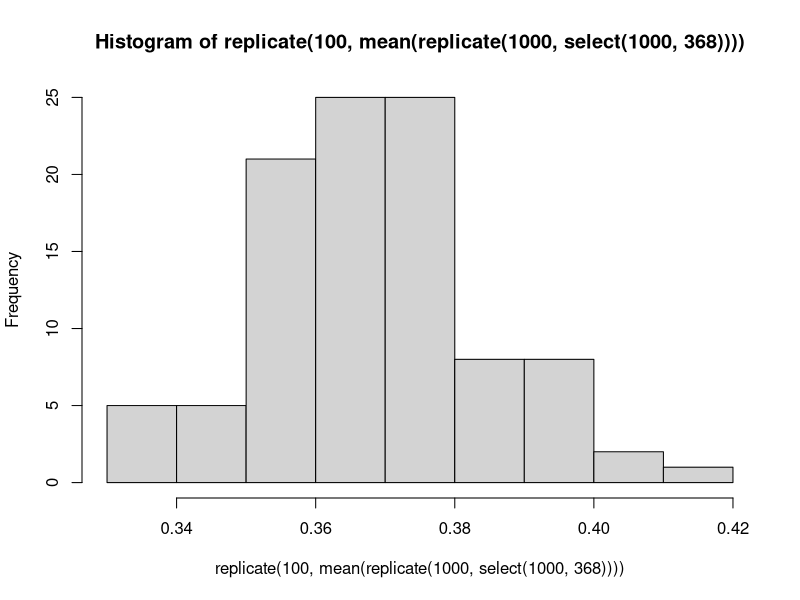
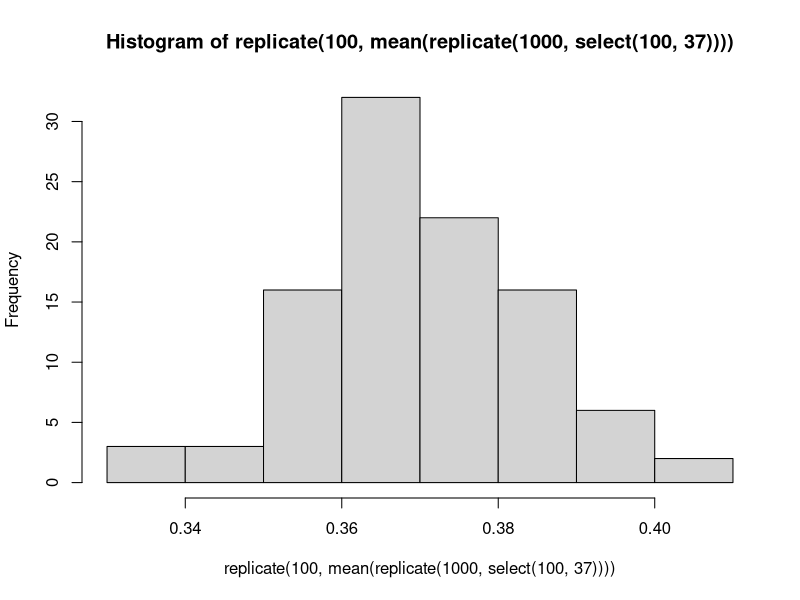

Recreate these plots in R, in order.
# select with while ################

# nは候補者全体数．rは観察数
# アルゴリズムは以下の通り
# r人までは選ばず最大値だけ記憶する，
# r+1人目以降にその最大値を超えた最初の人を選ぶ


select <- function(n, r){
  applicants <- runif(n) # n人を数値化
  candidate <- max(applicants[1:r]) #r人までの暫定1位
  if(candidate == max(applicants)){
    selected <- 0
  }#最初のr人に1位が入ればreturnが0になる
  s <- r + 1 #whileループ用カウンタ
  if(applicants[s] > candidate) {
    selected <- applicants[s] #サーチ最初で超えたら代入
  } else {
    selected <- 0
    while(candidate != max(applicants) & applicants[s] < candidate & s<=n){
      s <- s+1
      selected <- applicants[s]# candidateよりもいい人をselectedに記録
    }#while ends
  }#if else ends
  if(selected == max(applicants)){1}else{0}# selectedの最初が1位か判定
}#return is 0 or 1


#動作確認
select(10,3)

# 1000回繰り返して確率を計算
mean(replicate(1000,select(10,3)))

mean(replicate(1000,select(100,37)))

# 平均（成功確率）の分布
hist(
  replicate(100, mean(replicate(1000,select(1000,368))))
)



# select with for  #######
# while ではなくfor文を使うときこちらを使う．
# candidateを超えた2人目などの変則的なアルゴリズムの確認用

select <- function(n, r){
	applicants <- runif(n) # n人を数値化
	candidate <- max(applicants[1:r]) #r人までの暫定1位
	if(candidate == max(applicants)){
		0 #最初のr人に1位が入れば終了
	}else{
		selected <- c()
		s <- r + 1 #サーチ開始位置
		for(i in s:n){
			if(candidate < applicants[i]){
				selected <- append(selected, applicants[i])
			}# candidateよりもいい人をselectedに記録
		}# for roop ends here 
		if(selected[1] == max(applicants)){1}else{0}
		# selectedの最初が1位か判定
		# selected[2] などとすれば2人目を選ぶ
		#　ただし2人目以降が空の場合もあるので要調整
	}
} #return is 0 or 1

hist(
	replicate(100, mean(replicate(1000,select(100,37))))
)



# select.print with while  ################
# printデバッグ用

select.print <- function(n, r){
  applicants <- runif(n) # n人を数値化
  print(c("applicants=", applicants))
  candidate <- max(applicants[1:r]) #r人までの暫定1位
  print(paste("candidate=", candidate))
    if(candidate == max(applicants)){
      selected <- 0
    }#最初のr人に1位が入ればreturnが0になる
  s <- r + 1 #whileループ用カウンタ
  if(applicants[s] > candidate) {
      selected <- applicants[s] #サーチ最初で超えたら代入
    } else {
      selected <- 0
      while(candidate != max(applicants) & applicants[s] < candidate & s<=n){
          s <- s+1
          selected <- applicants[s]# candidateよりもいい人をselectedに記録
      }#while ends
  }#if else ends
  print(paste0("selected=",selected))
  if(selected == max(applicants)){1}else{0}# selectedの最初が1位か判定
  }#return is 0 or 1

select.print(10,3)



# while proto type ##################
# while の動作確認

a <- c(1,3,5,7,1,2,3,2,1,6,8,2,4)
b <- 5
i <- 4
if(a[i] > b) {selected <- a[i] }else{selected <- 0}
while(a[i] < b){
  i <- i+1
  selected <- a[i]
  print(selected)
  }
selected
